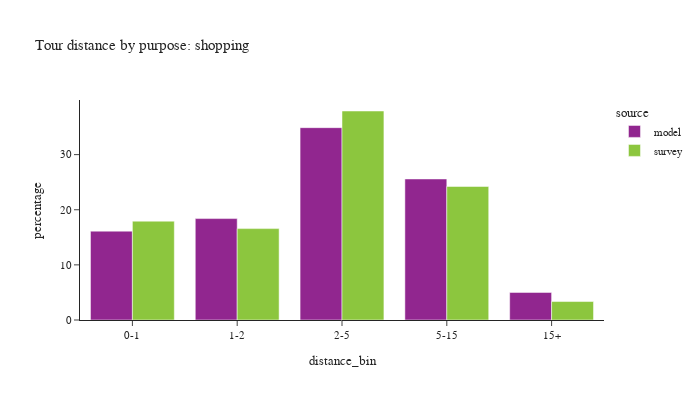

The cell this chart's notebook holds for it:
### Code cell
plot_bins(tour, tour['pdpurp'] == 5, 'shopping')

### Figure 1 — Plotly figure (JSON) as saved in the notebook; plotly's stock layout.template omitted (floating-point values rounded to 4 significant figures)
{"data": [{"alignmentgroup": "True", "customdata": [[13486], [15390], [29188], [21403], [4188]], "hovertemplate": "source=model<br>distance_bin=%{x}<br>percentage=%{y}<br>sample count=%{customdata[0]}<extra></extra>", "legendgroup": "model", "marker": {"color": "#91268F", "pattern": {"shape": ""}}, "name": "model", "offsetgroup": "model", "orientation": "v", "showlegend": true, "textposition": "auto", "type": "bar", "x": ["0-1", "1-2", "2-5", "5-15", "15+"], "xaxis": "x", "y": [16.12, 18.4, 34.89, 25.58, 5.006], "yaxis": "y"}, {"alignmentgroup": "True", "customdata": [[433], [248], [404], [272], [45]], "hovertemplate": "source=survey<br>distance_bin=%{x}<br>percentage=%{y}<br>sample count=%{customdata[0]}<extra></extra>", "legendgroup": "survey", "marker": {"color": "#8CC63E", "pattern": {"shape": ""}}, "name": "survey", "offsetgroup": "survey", "orientation": "v", "showlegend": true, "textposition": "auto", "type": "bar", "x": ["0-1", "1-2", "2-5", "5-15", "15+"], "xaxis": "x", "y": [17.93, 16.58, 37.91, 24.23, 3.35], "yaxis": "y"}], "layout": {"barmode": "group", "font": {"size": 11}, "height": 400, "legend": {"title": {"text": "source"}, "tracegroupgap": 0}, "title": {"text": "Tour distance by purpose: shopping"}, "width": 700, "xaxis": {"anchor": "y", "domain": [0.0, 1.0], "title": {"text": "distance_bin"}}, "yaxis": {"anchor": "x", "domain": [0.0, 1.0], "title": {"text": "percentage"}}}}
